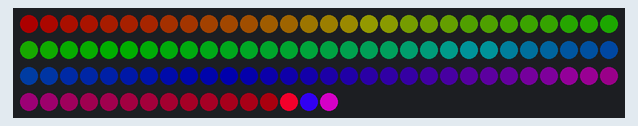
Simulated run of this sketch. Board: Arduino Uno, built with avr-gcc and run on an emulated ATmega328P. On the bench: 106 RGB LEDs in strip order, left to right, continuing on the next row. Wiring (inferred from the names in the program): WS2812 LEDs: data pin 6. What the sketch prints to the serial monitor is not drawn.

Above: at 2.18 s.
At 4.08 s:
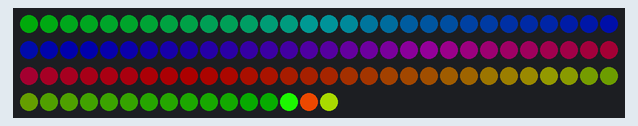
At 5.98 s:
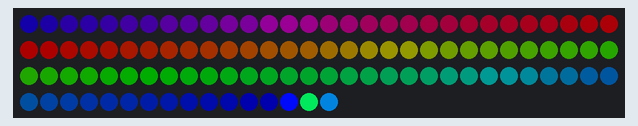
At 8.83 s:
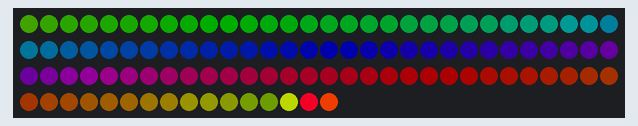
At 12.0 s:
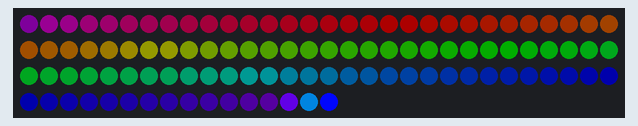
At 21.82 s:
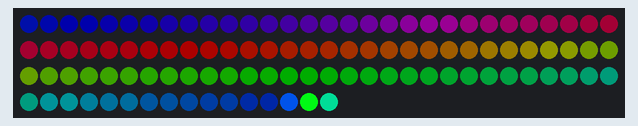

The sketch:

LightShowArduino.ino
```cpp
/*
This is an example of how simple driving a Neopixel can be
This code is optimized for understandability and changability rather than raw speed
More info at https://wp.josh.com/2014/05/13/ws2812-neopixels-are-not-so-finicky-once-you-get-to-know-them/
*/

// Change this to be at least as long as your pixel string (too long will work fine, just be a little slower)

#include "MessageHandler.h"
#include "HSV.h"
#include <eeprom.h>
#define PIXELS 106  // Number of pixels in the string
#define PIXELS_LESS_SPECIAL 103
#define SPECIAL_1_SAME 100
#define SPECIAL_2_SAME 76
#define SPECIAL_3_SAME 88

// These values depend on which pin your string is connected to and what board you are using
// More info on how to find these at http://www.arduino.cc/en/Reference/PortManipulation

// These values are for the pin that connects to the Data Input pin on the LED strip. They correspond to...

// Arduino Yun:     Digital Pin 8
// DueMilinove/UNO: Digital Pin 12
// Arduino MeagL    PWM Pin 4

// You'll need to look up the port/bit combination for other boards.


// steps of 50, 200 = 0, 1000 = 15, 15 steps
// value is ((200 - H) / 50) + 16 * ((200 - L) / 50)
// some values will be un-needed, some will also be congruent (65ns per nop)

// t1h = 550ns to 850ns		t1l = 450ns to 750ns
// t0h = 200 to 500ns		t0l = 650ns to 950ns

// h+l = 650ns to 1850ns
// pref high = 800 + 600
// pref low = 300 + 800

// t0 = 200-500 + 650-950
// t1 = 550-850 + 450-750

// Note that you could also include the DigitalWriteFast header file to not need to to this lookup.

#define PIXEL_PORT  PORTD  // Port of the pin the pixels are connected to
#define PIXEL_DDR   DDRD   // Port of the pin the pixels are connected to
#define PIXEL_BIT   6      // Bit of the pin the pixels are connected to

#pragma region LED VARIABLE TIMING DECLARATIONS

#define NS_PER_SEC (1000000000L)          // Note that this has to be SIGNED since we want to be able to check for negative values of derivatives

#define CYCLES_PER_SEC (F_CPU)

#define NS_PER_CYCLE ( NS_PER_SEC / CYCLES_PER_SEC )

#define NS_TO_CYCLES(n) ( (n) / NS_PER_CYCLE )

#define LED_SEND_SIGNAL(SEND_PORT, SEND_BIT, ON_TIME, OFF_TIME) do{ asm volatile ( "sbi %[port], %[bit] \n\t.rept %[onCycles] \n\tnop \n\t.endr \n\tcbi %[port], %[bit] \n\t.rept %[offCycles] \n\tnop \n\t.endr \n\t" :: [port] "I" (_SFR_IO_ADDR(SEND_PORT)), [bit] "I" (SEND_BIT), [onCycles] "I" (NS_TO_CYCLES(ON_TIME) - 2), [offCycles] "I" (NS_TO_CYCLES(OFF_TIME) - 2) ); }while(0)

extern "C" {
	typedef void(*LEDTimingFunc) (void);
}

void LED_SendSignal_200_650(void) { LED_SEND_SIGNAL(PIXEL_PORT, PIXEL_BIT, 200, 650); }	void LED_SendSignal_200_700(void) { LED_SEND_SIGNAL(PIXEL_PORT, PIXEL_BIT, 200, 700); }	void LED_SendSignal_200_750(void) { LED_SEND_SIGNAL(PIXEL_PORT, PIXEL_BIT, 200, 750); }	void LED_SendSignal_200_800(void) { LED_SEND_SIGNAL(PIXEL_PORT, PIXEL_BIT, 200, 800); }	void LED_SendSignal_200_850(void) { LED_SEND_SIGNAL(PIXEL_PORT, PIXEL_BIT, 200, 850); }	void LED_SendSignal_200_900(void) { LED_SEND_SIGNAL(PIXEL_PORT, PIXEL_BIT, 200, 900); }	void LED_SendSignal_200_950(void) { LED_SEND_SIGNAL(PIXEL_PORT, PIXEL_BIT, 200, 950); }
void LED_SendSignal_250_650(void) { LED_SEND_SIGNAL(PIXEL_PORT, PIXEL_BIT, 250, 650); }	void LED_SendSignal_250_700(void) { LED_SEND_SIGNAL(PIXEL_PORT, PIXEL_BIT, 250, 700); }	void LED_SendSignal_250_750(void) { LED_SEND_SIGNAL(PIXEL_PORT, PIXEL_BIT, 250, 750); }	void LED_SendSignal_250_800(void) { LED_SEND_SIGNAL(PIXEL_PORT, PIXEL_BIT, 250, 800); }	void LED_SendSignal_250_850(void) { LED_SEND_SIGNAL(PIXEL_PORT, PIXEL_BIT, 250, 850); }	void LED_SendSignal_250_900(void) { LED_SEND_SIGNAL(PIXEL_PORT, PIXEL_BIT, 250, 900); }	void LED_SendSignal_250_950(void) { LED_SEND_SIGNAL(PIXEL_PORT, PIXEL_BIT, 250, 950); }
void LED_SendSignal_300_650(void) { LED_SEND_SIGNAL(PIXEL_PORT, PIXEL_BIT, 300, 650); }	void LED_SendSignal_300_700(void) { LED_SEND_SIGNAL(PIXEL_PORT, PIXEL_BIT, 300, 700); }	void LED_SendSignal_300_750(void) { LED_SEND_SIGNAL(PIXEL_PORT, PIXEL_BIT, 300, 750); }	void LED_SendSignal_300_800(void) { LED_SEND_SIGNAL(PIXEL_PORT, PIXEL_BIT, 300, 800); }	void LED_SendSignal_300_850(void) { LED_SEND_SIGNAL(PIXEL_PORT, PIXEL_BIT, 300, 850); }	void LED_SendSignal_300_900(void) { LED_SEND_SIGNAL(PIXEL_PORT, PIXEL_BIT, 300, 900); }	void LED_SendSignal_300_950(void) { LED_SEND_SIGNAL(PIXEL_PORT, PIXEL_BIT, 300, 950); }
void LED_SendSignal_350_650(void) { LED_SEND_SIGNAL(PIXEL_PORT, PIXEL_BIT, 350, 650); }	void LED_SendSignal_350_700(void) { LED_SEND_SIGNAL(PIXEL_PORT, PIXEL_BIT, 350, 700); }	void LED_SendSignal_350_750(void) { LED_SEND_SIGNAL(PIXEL_PORT, PIXEL_BIT, 350, 750); }	void LED_SendSignal_350_800(void) { LED_SEND_SIGNAL(PIXEL_PORT, PIXEL_BIT, 350, 800); }	void LED_SendSignal_350_850(void) { LED_SEND_SIGNAL(PIXEL_PORT, PIXEL_BIT, 350, 850); }	void LED_SendSignal_350_900(void) { LED_SEND_SIGNAL(PIXEL_PORT, PIXEL_BIT, 350, 900); }	void LED_SendSignal_350_950(void) { LED_SEND_SIGNAL(PIXEL_PORT, PIXEL_BIT, 350, 950); }
void LED_SendSignal_400_650(void) { LED_SEND_SIGNAL(PIXEL_PORT, PIXEL_BIT, 400, 650); }	void LED_SendSignal_400_700(void) { LED_SEND_SIGNAL(PIXEL_PORT, PIXEL_BIT, 400, 700); }	void LED_SendSignal_400_750(void) { LED_SEND_SIGNAL(PIXEL_PORT, PIXEL_BIT, 400, 750); }	void LED_SendSignal_400_800(void) { LED_SEND_SIGNAL(PIXEL_PORT, PIXEL_BIT, 400, 800); }	void LED_SendSignal_400_850(void) { LED_SEND_SIGNAL(PIXEL_PORT, PIXEL_BIT, 400, 850); }	void LED_SendSignal_400_900(void) { LED_SEND_SIGNAL(PIXEL_PORT, PIXEL_BIT, 400, 900); }	void LED_SendSignal_400_950(void) { LED_SEND_SIGNAL(PIXEL_PORT, PIXEL_BIT, 400, 950); }
void LED_SendSignal_450_650(void) { LED_SEND_SIGNAL(PIXEL_PORT, PIXEL_BIT, 450, 650); }	void LED_SendSignal_450_700(void) { LED_SEND_SIGNAL(PIXEL_PORT, PIXEL_BIT, 450, 700); }	void LED_SendSignal_450_750(void) { LED_SEND_SIGNAL(PIXEL_PORT, PIXEL_BIT, 450, 750); }	void LED_SendSignal_450_800(void) { LED_SEND_SIGNAL(PIXEL_PORT, PIXEL_BIT, 450, 800); }	void LED_SendSignal_450_850(void) { LED_SEND_SIGNAL(PIXEL_PORT, PIXEL_BIT, 450, 850); }	void LED_SendSignal_450_900(void) { LED_SEND_SIGNAL(PIXEL_PORT, PIXEL_BIT, 450, 900); }	void LED_SendSignal_450_950(void) { LED_SEND_SIGNAL(PIXEL_PORT, PIXEL_BIT, 450, 950); }
void LED_SendSignal_500_650(void) { LED_SEND_SIGNAL(PIXEL_PORT, PIXEL_BIT, 500, 650); }	void LED_SendSignal_500_700(void) { LED_SEND_SIGNAL(PIXEL_PORT, PIXEL_BIT, 500, 700); }	void LED_SendSignal_500_750(void) { LED_SEND_SIGNAL(PIXEL_PORT, PIXEL_BIT, 500, 750); }	void LED_SendSignal_500_800(void) { LED_SEND_SIGNAL(PIXEL_PORT, PIXEL_BIT, 500, 800); }	void LED_SendSignal_500_850(void) { LED_SEND_SIGNAL(PIXEL_PORT, PIXEL_BIT, 500, 850); }	void LED_SendSignal_500_900(void) { LED_SEND_SIGNAL(PIXEL_PORT, PIXEL_BIT, 500, 900); }	void LED_SendSignal_500_950(void) { LED_SEND_SIGNAL(PIXEL_PORT, PIXEL_BIT, 500, 950); }
void LED_SendSignal_550_450(void) { LED_SEND_SIGNAL(PIXEL_PORT, PIXEL_BIT, 550, 450); }	void LED_SendSignal_550_500(void) { LED_SEND_SIGNAL(PIXEL_PORT, PIXEL_BIT, 550, 500); }	void LED_SendSignal_550_550(void) { LED_SEND_SIGNAL(PIXEL_PORT, PIXEL_BIT, 550, 550); }	void LED_SendSignal_550_600(void) { LED_SEND_SIGNAL(PIXEL_PORT, PIXEL_BIT, 550, 600); }	void LED_SendSignal_550_650(void) { LED_SEND_SIGNAL(PIXEL_PORT, PIXEL_BIT, 550, 650); }	void LED_SendSignal_550_700(void) { LED_SEND_SIGNAL(PIXEL_PORT, PIXEL_BIT, 550, 700); }	void LED_SendSignal_550_750(void) { LED_SEND_SIGNAL(PIXEL_PORT, PIXEL_BIT, 550, 750); }
void LED_SendSignal_600_450(void) { LED_SEND_SIGNAL(PIXEL_PORT, PIXEL_BIT, 600, 450); }	void LED_SendSignal_600_500(void) { LED_SEND_SIGNAL(PIXEL_PORT, PIXEL_BIT, 600, 500); }	void LED_SendSignal_600_550(void) { LED_SEND_SIGNAL(PIXEL_PORT, PIXEL_BIT, 600, 550); }	void LED_SendSignal_600_600(void) { LED_SEND_SIGNAL(PIXEL_PORT, PIXEL_BIT, 600, 600); }	void LED_SendSignal_600_650(void) { LED_SEND_SIGNAL(PIXEL_PORT, PIXEL_BIT, 600, 650); }	void LED_SendSignal_600_700(void) { LED_SEND_SIGNAL(PIXEL_PORT, PIXEL_BIT, 600, 700); }	void LED_SendSignal_600_750(void) { LED_SEND_SIGNAL(PIXEL_PORT, PIXEL_BIT, 600, 750); }
void LED_SendSignal_650_450(void) { LED_SEND_SIGNAL(PIXEL_PORT, PIXEL_BIT, 650, 450); }	void LED_SendSignal_650_500(void) { LED_SEND_SIGNAL(PIXEL_PORT, PIXEL_BIT, 650, 500); }	void LED_SendSignal_650_550(void) { LED_SEND_SIGNAL(PIXEL_PORT, PIXEL_BIT, 650, 550); }	void LED_SendSignal_650_600(void) { LED_SEND_SIGNAL(PIXEL_PORT, PIXEL_BIT, 650, 600); }	void LED_SendSignal_650_650(void) { LED_SEND_SIGNAL(PIXEL_PORT, PIXEL_BIT, 650, 650); }	void LED_SendSignal_650_700(void) { LED_SEND_SIGNAL(PIXEL_PORT, PIXEL_BIT, 650, 700); }	void LED_SendSignal_650_750(void) { LED_SEND_SIGNAL(PIXEL_PORT, PIXEL_BIT, 650, 750); }
void LED_SendSignal_700_450(void) { LED_SEND_SIGNAL(PIXEL_PORT, PIXEL_BIT, 700, 450); }	void LED_SendSignal_700_500(void) { LED_SEND_SIGNAL(PIXEL_PORT, PIXEL_BIT, 700, 500); }	void LED_SendSignal_700_550(void) { LED_SEND_SIGNAL(PIXEL_PORT, PIXEL_BIT, 700, 550); }	void LED_SendSignal_700_600(void) { LED_SEND_SIGNAL(PIXEL_PORT, PIXEL_BIT, 700, 600); }	void LED_SendSignal_700_650(void) { LED_SEND_SIGNAL(PIXEL_PORT, PIXEL_BIT, 700, 650); }	void LED_SendSignal_700_700(void) { LED_SEND_SIGNAL(PIXEL_PORT, PIXEL_BIT, 700, 700); }	void LED_SendSignal_700_750(void) { LED_SEND_SIGNAL(PIXEL_PORT, PIXEL_BIT, 700, 750); }
void LED_SendSignal_750_450(void) { LED_SEND_SIGNAL(PIXEL_PORT, PIXEL_BIT, 750, 450); }	void LED_SendSignal_750_500(void) { LED_SEND_SIGNAL(PIXEL_PORT, PIXEL_BIT, 750, 500); }	void LED_SendSignal_750_550(void) { LED_SEND_SIGNAL(PIXEL_PORT, PIXEL_BIT, 750, 550); }	void LED_SendSignal_750_600(void) { LED_SEND_SIGNAL(PIXEL_PORT, PIXEL_BIT, 750, 600); }	void LED_SendSignal_750_650(void) { LED_SEND_SIGNAL(PIXEL_PORT, PIXEL_BIT, 750, 650); }	void LED_SendSignal_750_700(void) { LED_SEND_SIGNAL(PIXEL_PORT, PIXEL_BIT, 750, 700); }	void LED_SendSignal_750_750(void) { LED_SEND_SIGNAL(PIXEL_PORT, PIXEL_BIT, 750, 750); }
void LED_SendSignal_800_450(void) { LED_SEND_SIGNAL(PIXEL_PORT, PIXEL_BIT, 800, 450); }	void LED_SendSignal_800_500(void) { LED_SEND_SIGNAL(PIXEL_PORT, PIXEL_BIT, 800, 500); }	void LED_SendSignal_800_550(void) { LED_SEND_SIGNAL(PIXEL_PORT, PIXEL_BIT, 800, 550); }	void LED_SendSignal_800_600(void) { LED_SEND_SIGNAL(PIXEL_PORT, PIXEL_BIT, 800, 600); }	void LED_SendSignal_800_650(void) { LED_SEND_SIGNAL(PIXEL_PORT, PIXEL_BIT, 800, 650); }	void LED_SendSignal_800_700(void) { LED_SEND_SIGNAL(PIXEL_PORT, PIXEL_BIT, 800, 700); }	void LED_SendSignal_800_750(void) { LED_SEND_SIGNAL(PIXEL_PORT, PIXEL_BIT, 800, 750); }
void LED_SendSignal_850_450(void) { LED_SEND_SIGNAL(PIXEL_PORT, PIXEL_BIT, 850, 450); }	void LED_SendSignal_850_500(void) { LED_SEND_SIGNAL(PIXEL_PORT, PIXEL_BIT, 850, 500); }	void LED_SendSignal_850_550(void) { LED_SEND_SIGNAL(PIXEL_PORT, PIXEL_BIT, 850, 550); }	void LED_SendSignal_850_600(void) { LED_SEND_SIGNAL(PIXEL_PORT, PIXEL_BIT, 850, 600); }	void LED_SendSignal_850_650(void) { LED_SEND_SIGNAL(PIXEL_PORT, PIXEL_BIT, 850, 650); }	void LED_SendSignal_850_700(void) { LED_SEND_SIGNAL(PIXEL_PORT, PIXEL_BIT, 850, 700); }	void LED_SendSignal_850_750(void) { LED_SEND_SIGNAL(PIXEL_PORT, PIXEL_BIT, 850, 750); }

void SetTiming(void** f, byte t) {
	switch (t) {
	case 0x00: *f = LED_SendSignal_200_650; break;	case 0x01: *f = LED_SendSignal_200_700; break;	case 0x02: *f = LED_SendSignal_200_750; break;	case 0x03: *f = LED_SendSignal_200_800; break;	case 0x04: *f = LED_SendSignal_200_850; break;	case 0x05: *f = LED_SendSignal_200_900; break;	case 0x06: *f = LED_SendSignal_200_950; break;
	case 0x10: *f = LED_SendSignal_250_650; break;	case 0x11: *f = LED_SendSignal_250_700; break;	case 0x12: *f = LED_SendSignal_250_750; break;	case 0x13: *f = LED_SendSignal_250_800; break;	case 0x14: *f = LED_SendSignal_250_850; break;	case 0x15: *f = LED_SendSignal_250_900; break;	case 0x16: *f = LED_SendSignal_250_950; break;
	case 0x20: *f = LED_SendSignal_300_650; break;	case 0x21: *f = LED_SendSignal_300_700; break;	case 0x22: *f = LED_SendSignal_300_750; break;	case 0x23: *f = LED_SendSignal_300_800; break;	case 0x24: *f = LED_SendSignal_300_850; break;	case 0x25: *f = LED_SendSignal_300_900; break;	case 0x26: *f = LED_SendSignal_300_950; break;
	case 0x30: *f = LED_SendSignal_350_650; break;	case 0x31: *f = LED_SendSignal_350_700; break;	case 0x32: *f = LED_SendSignal_350_750; break;	case 0x33: *f = LED_SendSignal_350_800; break;	case 0x34: *f = LED_SendSignal_350_850; break;	case 0x35: *f = LED_SendSignal_350_900; break;	case 0x36: *f = LED_SendSignal_350_950; break;
	case 0x40: *f = LED_SendSignal_400_650; break;	case 0x41: *f = LED_SendSignal_400_700; break;	case 0x42: *f = LED_SendSignal_400_750; break;	case 0x43: *f = LED_SendSignal_400_800; break;	case 0x44: *f = LED_SendSignal_400_850; break;	case 0x45: *f = LED_SendSignal_400_900; break;	case 0x46: *f = LED_SendSignal_400_950; break;
	case 0x50: *f = LED_SendSignal_450_650; break;	case 0x51: *f = LED_SendSignal_450_700; break;	case 0x52: *f = LED_SendSignal_450_750; break;	case 0x53: *f = LED_SendSignal_450_800; break;	case 0x54: *f = LED_SendSignal_450_850; break;	case 0x55: *f = LED_SendSignal_450_900; break;	case 0x56: *f = LED_SendSignal_450_950; break;
	case 0x60: *f = LED_SendSignal_500_650; break;	case 0x61: *f = LED_SendSignal_500_700; break;	case 0x62: *f = LED_SendSignal_500_750; break;	case 0x63: *f = LED_SendSignal_500_800; break;	case 0x64: *f = LED_SendSignal_500_850; break;	case 0x65: *f = LED_SendSignal_500_900; break;	case 0x66: *f = LED_SendSignal_500_950; break;
	case 0x70: *f = LED_SendSignal_550_450; break;	case 0x71: *f = LED_SendSignal_550_500; break;	case 0x72: *f = LED_SendSignal_550_550; break;	case 0x73: *f = LED_SendSignal_550_600; break;	case 0x74: *f = LED_SendSignal_550_650; break;	case 0x75: *f = LED_SendSignal_550_700; break;	case 0x76: *f = LED_SendSignal_550_750; break;
	case 0x80: *f = LED_SendSignal_600_450; break;	case 0x81: *f = LED_SendSignal_600_500; break;	case 0x82: *f = LED_SendSignal_600_550; break;	case 0x83: *f = LED_SendSignal_600_600; break;	case 0x84: *f = LED_SendSignal_600_650; break;	case 0x85: *f = LED_SendSignal_600_700; break;	case 0x86: *f = LED_SendSignal_600_750; break;
	case 0x90: *f = LED_SendSignal_650_450; break;	case 0x91: *f = LED_SendSignal_650_500; break;	case 0x92: *f = LED_SendSignal_650_550; break;	case 0x93: *f = LED_SendSignal_650_600; break;	case 0x94: *f = LED_SendSignal_650_650; break;	case 0x95: *f = LED_SendSignal_650_700; break;	case 0x96: *f = LED_SendSignal_650_750; break;
	case 0xA0: *f = LED_SendSignal_700_450; break;	case 0xA1: *f = LED_SendSignal_700_500; break;	case 0xA2: *f = LED_SendSignal_700_550; break;	case 0xA3: *f = LED_SendSignal_700_600; break;	case 0xA4: *f = LED_SendSignal_700_650; break;	case 0xA5: *f = LED_SendSignal_700_700; break;	case 0xA6: *f = LED_SendSignal_700_750; break;
	case 0xB0: *f = LED_SendSignal_750_450; break;	case 0xB1: *f = LED_SendSignal_750_500; break;	case 0xB2: *f = LED_SendSignal_750_550; break;	case 0xB3: *f = LED_SendSignal_750_600; break;	case 0xB4: *f = LED_SendSignal_750_650; break;	case 0xB5: *f = LED_SendSignal_750_700; break;	case 0xB6: *f = LED_SendSignal_750_750; break;
	case 0xC0: *f = LED_SendSignal_800_450; break;	case 0xC1: *f = LED_SendSignal_800_500; break;	case 0xC2: *f = LED_SendSignal_800_550; break;	case 0xC3: *f = LED_SendSignal_800_600; break;	case 0xC4: *f = LED_SendSignal_800_650; break;	case 0xC5: *f = LED_SendSignal_800_700; break;	case 0xC6: *f = LED_SendSignal_800_750; break;
	case 0xD0: *f = LED_SendSignal_850_450; break;	case 0xD1: *f = LED_SendSignal_850_500; break;	case 0xD2: *f = LED_SendSignal_850_550; break;	case 0xD3: *f = LED_SendSignal_850_600; break;	case 0xD4: *f = LED_SendSignal_850_650; break;	case 0xD5: *f = LED_SendSignal_850_700; break;	case 0xD6: *f = LED_SendSignal_850_750; break;
	}
}

#pragma endregion

uint8_t GetTimingByte(uint16_t high_ns, uint16_t low_ns) {
	if (high_ns >= 200 && high_ns <= 500) {
		uint8_t high_byte = (((high_ns - 200) / 50) & 0x0F) << 4;
		if (low_ns >= 650 && low_ns <= 950) {
			uint8_t low_byte = (((low_ns - 650) / 50) & 0x0F);
			return high_byte | low_byte;
		}
	}
	else if (high_ns >= 550 && high_ns <= 850) {
		uint8_t high_byte = (((high_ns - 200) / 50) & 0x0F) << 4;
		if (low_ns >= 450 && low_ns <= 750) {
			uint8_t low_byte = (((low_ns - 450) / 50) & 0x0F);
			return high_byte | low_byte;
		}
	}
	return 0xFF;
}

LEDTimingFunc Send1BitFunc = nullptr; // 200 = C8
LEDTimingFunc Send0BitFunc = nullptr; // 44 = 2C

void Set1Timing(byte timing) {
	SetTiming((void**)&Send1BitFunc, timing);
}
void Set0Timing(byte timing) {
	SetTiming((void**)&Send0BitFunc, timing);
}

inline void _sendByteVariable(uint8_t byte) {
	if (byte & (0x80)) { Send1BitFunc(); }
	else { Send0BitFunc(); }

	if (byte & (0x40)) { Send1BitFunc(); }
	else { Send0BitFunc(); }

	if (byte & (0x20)) { Send1BitFunc(); }
	else { Send0BitFunc(); }

	if (byte & (0x10)) { Send1BitFunc(); }
	else { Send0BitFunc(); }

	if (byte & (0x08)) { Send1BitFunc(); }
	else { Send0BitFunc(); }

	if (byte & (0x04)) { Send1BitFunc(); }
	else { Send0BitFunc(); }

	if (byte & (0x02)) { Send1BitFunc(); }
	else { Send0BitFunc(); }

	if (byte & (0x01)) { Send1BitFunc(); }
	else { Send0BitFunc(); }
}

void SendPixelVariable(byte r, byte g, byte b) {
	_sendByteVariable(g);          // Neopixel wants colors in green then red then blue order
	_sendByteVariable(r);
	_sendByteVariable(b);
}


void ledsetup() {
	// Set the specified pin up as digital out
	bitSet(PIXEL_DDR, PIXEL_BIT);
}

RgbColor LEDs[256];

uint64_t lastFrameMillis = 0;
uint64_t pingDropFrameEvery = 1000; // if we don't get a frame after 100ms, send message for a new one
uint8_t runOwnAfter = 2; // if we don't get a frame after 2 pings, transition to our own logic
uint8_t droppedFrameCount = 0; // count the number of dropped frames
uint64_t lastOwnMillis = 0; // last time since our own frame
uint64_t ownFrameDelay = 16; // number of ms between our own frame
uint8_t ownFrameIndex = 0; // offset of own frame (for animation)

MessageHandlerClass msg = MessageHandlerClass(Serial);
enum Commands : uint8_t {
	FRM,
	FRM_RESP
};


void requestFrame() {
	msg.beginSend(Commands::FRM);
	msg.sendByte((uint8_t)10);
	msg.endSend();
}

void onFrameResponse() {
	droppedFrameCount = 0;
	RgbColor rgb;
	for (int i = 0; i < 10; ++i) {
		rgb.r = msg.getNextByte();
		rgb.g = msg.getNextByte();
		rgb.b = msg.getNextByte();
		LEDs[i] = rgb;
	}
	cli();
	for (uint8_t i = 0; i < 10; ++i) {
		rgb = LEDs[i];
		SendPixelVariable(rgb.r, rgb.g, rgb.b);
	}
	sei();
	lastFrameMillis = millis();
	requestFrame();


}

void runOwnFrame() {
	uint8_t curHue = ++ownFrameIndex;
	int16_t errorHue = 2 * 255 - PIXELS_LESS_SPECIAL;
	RgbColor rgb;
	HsvColor hsv;
	hsv.s = 255;
	hsv.v = 50;
	uint8_t special1hue;
	uint8_t special2hue;
	uint8_t special3hue;
	for (uint8_t i = 0; i < PIXELS_LESS_SPECIAL; ++i) {
		hsv.h = curHue;
		HsvToRgb(hsv, rgb);
		LEDs[i] = rgb;
		if (i == SPECIAL_1_SAME) {
			special1hue = curHue;
		}
		else if (i == SPECIAL_2_SAME) {
			special2hue = curHue;
		}
		else if (i == SPECIAL_3_SAME) {
			special3hue = curHue;
		}
		while (errorHue > 0) {
			curHue++;
			errorHue -= PIXELS;
		}
		errorHue += 255;
	}

	hsv.v = 255;
	hsv.h = special1hue;
	HsvToRgb(hsv, rgb);
	LEDs[PIXELS_LESS_SPECIAL + 0] = rgb;

	hsv.h = special2hue;
	HsvToRgb(hsv, rgb);
	LEDs[PIXELS_LESS_SPECIAL + 1] = rgb;

	hsv.h = special3hue;
	HsvToRgb(hsv, rgb);
	LEDs[PIXELS_LESS_SPECIAL + 2] = rgb;

	cli();
	for (uint8_t i = 0; i < PIXELS; ++i) {
		rgb = LEDs[i];
		SendPixelVariable(rgb.r, rgb.g, rgb.b);
	}
	sei();
}

enum EEPROM_Addresses {
	Head_1,
	Head_2,
	Head_3,
	Head_4,
	Timing_0,
	Timing_1,
	LED_Count_H,
	LED_Count_L
};

// the setup function runs once when you press reset or power the board
void setup() {
	// load previous values from eeprom
	if (EEPROM[EEPROM_Addresses::Head_1] == 0x4b
		&& EEPROM[EEPROM_Addresses::Head_2] == 0x79
		&& EEPROM[EEPROM_Addresses::Head_3] == 0x6c
		&& EEPROM[EEPROM_Addresses::Head_4] == 0x65) {
		// we have a header for previous values, load them
		Set1Timing(EEPROM[EEPROM_Addresses::Timing_1]);
		Set0Timing(EEPROM[EEPROM_Addresses::Timing_0]);
	}
	else {
		// use default values
		Set0Timing(GetTimingByte(200, 700));
		Set1Timing(GetTimingByte(600, 450));
	}
	ledsetup();
	Serial.begin(500000);
	msg.addHandler(Commands::FRM_RESP, onFrameResponse);
}

// the loop function runs over and over again until power down or reset
void loop() {
	msg.readSerial();
	if (millis() - lastFrameMillis >= pingDropFrameEvery) {
		// missed a frame, so ask for a new one
		requestFrame();
		lastFrameMillis = millis();
		if (droppedFrameCount < runOwnAfter) {
			// still counting number of frames left
			droppedFrameCount++;
			lastOwnMillis = 0;
		}
	}

	if (droppedFrameCount >= runOwnAfter && millis() - lastOwnMillis >= ownFrameDelay) {
		// dropped enough frames and its been enough time since our last frame, run a new frame ourself
		lastOwnMillis = millis();
		runOwnFrame();
	}
}
```

Source omitted: HSV.h (4612 bytes), MessageHandler.cpp (3151 bytes), MessageHandler.h (1186 bytes)
